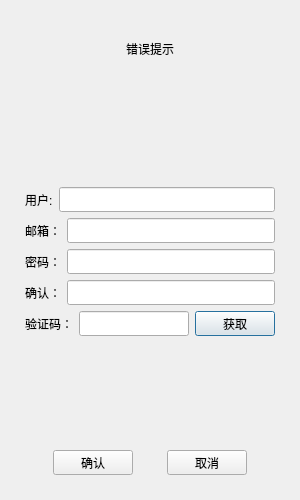
<?xml version="1.0" encoding="UTF-8"?>
<ui version="4.0">
 <class>RegisterDialog</class>
 <widget class="QDialog" name="RegisterDialog">
  <property name="geometry">
   <rect>
    <x>0</x>
    <y>0</y>
    <width>300</width>
    <height>500</height>
   </rect>
  </property>
  <property name="minimumSize">
   <size>
    <width>300</width>
    <height>500</height>
   </size>
  </property>
  <property name="maximumSize">
   <size>
    <width>300</width>
    <height>500</height>
   </size>
  </property>
  <property name="windowTitle">
   <string>Dialog</string>
  </property>
  <layout class="QVBoxLayout" name="verticalLayout_2">
   <item>
    <layout class="QVBoxLayout" name="verticalLayout">
     <property name="spacing">
      <number>7</number>
     </property>
     <property name="leftMargin">
      <number>5</number>
     </property>
     <property name="topMargin">
      <number>5</number>
     </property>
     <property name="rightMargin">
      <number>5</number>
     </property>
     <property name="bottomMargin">
      <number>5</number>
     </property>
     <item>
      <widget class="QStackedWidget" name="stackedWidget">
       <widget class="QWidget" name="page">
        <layout class="QVBoxLayout" name="verticalLayout_3">
         <item>
          <widget class="QWidget" name="widget" native="true">
           <layout class="QVBoxLayout" name="verticalLayout_4">
            <item>
             <widget class="QLabel" name="err_tip">
              <property name="minimumSize">
               <size>
                <width>0</width>
                <height>30</height>
               </size>
              </property>
              <property name="maximumSize">
               <size>
                <width>16777215</width>
                <height>30</height>
               </size>
              </property>
              <property name="text">
               <string>错误提示</string>
              </property>
              <property name="alignment">
               <set>Qt::AlignCenter</set>
              </property>
             </widget>
            </item>
           </layout>
          </widget>
         </item>
         <item>
          <spacer name="verticalSpacer">
           <property name="orientation">
            <enum>Qt::Vertical</enum>
           </property>
           <property name="sizeHint" stdset="0">
            <size>
             <width>20</width>
             <height>40</height>
            </size>
           </property>
          </spacer>
         </item>
         <item>
          <layout class="QHBoxLayout" name="horizontalLayout">
           <item>
            <widget class="QLabel" name="user_label">
             <property name="minimumSize">
              <size>
               <width>0</width>
               <height>25</height>
              </size>
             </property>
             <property name="maximumSize">
              <size>
               <width>16777215</width>
               <height>25</height>
              </size>
             </property>
             <property name="text">
              <string>用户:</string>
             </property>
            </widget>
           </item>
           <item>
            <widget class="QLineEdit" name="user_edit">
             <property name="minimumSize">
              <size>
               <width>0</width>
               <height>25</height>
              </size>
             </property>
             <property name="maximumSize">
              <size>
               <width>16777215</width>
               <height>25</height>
              </size>
             </property>
            </widget>
           </item>
          </layout>
         </item>
         <item>
          <layout class="QHBoxLayout" name="horizontalLayout_2">
           <item>
            <widget class="QLabel" name="email_label">
             <property name="minimumSize">
              <size>
               <width>0</width>
               <height>25</height>
              </size>
             </property>
             <property name="maximumSize">
              <size>
               <width>16777215</width>
               <height>25</height>
              </size>
             </property>
             <property name="text">
              <string>邮箱：</string>
             </property>
            </widget>
           </item>
           <item>
            <widget class="QLineEdit" name="email_edit">
             <property name="minimumSize">
              <size>
               <width>0</width>
               <height>25</height>
              </size>
             </property>
             <property name="maximumSize">
              <size>
               <width>16777215</width>
               <height>25</height>
              </size>
             </property>
            </widget>
           </item>
          </layout>
         </item>
         <item>
          <layout class="QHBoxLayout" name="horizontalLayout_3">
           <item>
            <widget class="QLabel" name="pass_label">
             <property name="minimumSize">
              <size>
               <width>0</width>
               <height>25</height>
              </size>
             </property>
             <property name="maximumSize">
              <size>
               <width>16777215</width>
               <height>25</height>
              </size>
             </property>
             <property name="text">
              <string>密码：</string>
             </property>
            </widget>
           </item>
           <item>
            <widget class="QLineEdit" name="pass_edit">
             <property name="minimumSize">
              <size>
               <width>0</width>
               <height>25</height>
              </size>
             </property>
             <property name="maximumSize">
              <size>
               <width>16777215</width>
               <height>25</height>
              </size>
             </property>
            </widget>
           </item>
          </layout>
         </item>
         <item>
          <layout class="QHBoxLayout" name="horizontalLayout_4">
           <item>
            <widget class="QLabel" name="confirm_label">
             <property name="minimumSize">
              <size>
               <width>0</width>
               <height>25</height>
              </size>
             </property>
             <property name="maximumSize">
              <size>
               <width>16777215</width>
               <height>25</height>
              </size>
             </property>
             <property name="text">
              <string>确认：</string>
             </property>
            </widget>
           </item>
           <item>
            <widget class="QLineEdit" name="confirm_edit">
             <property name="minimumSize">
              <size>
               <width>0</width>
               <height>25</height>
              </size>
             </property>
             <property name="maximumSize">
              <size>
               <width>16777215</width>
               <height>25</height>
              </size>
             </property>
            </widget>
           </item>
          </layout>
         </item>
         <item>
          <layout class="QHBoxLayout" name="horizontalLayout_5">
           <item>
            <widget class="QLabel" name="verify_label">
             <property name="minimumSize">
              <size>
               <width>0</width>
               <height>25</height>
              </size>
             </property>
             <property name="maximumSize">
              <size>
               <width>16777215</width>
               <height>25</height>
              </size>
             </property>
             <property name="text">
              <string>验证码：</string>
             </property>
            </widget>
           </item>
           <item>
            <widget class="QLineEdit" name="verify_edit">
             <property name="minimumSize">
              <size>
               <width>0</width>
               <height>25</height>
              </size>
             </property>
             <property name="maximumSize">
              <size>
               <width>16777215</width>
               <height>25</height>
              </size>
             </property>
            </widget>
           </item>
           <item>
            <widget class="QPushButton" name="get_code">
             <property name="minimumSize">
              <size>
               <width>0</width>
               <height>25</height>
              </size>
             </property>
             <property name="maximumSize">
              <size>
               <width>16777215</width>
               <height>25</height>
              </size>
             </property>
             <property name="text">
              <string>获取</string>
             </property>
            </widget>
           </item>
          </layout>
         </item>
         <item>
          <spacer name="verticalSpacer_2">
           <property name="orientation">
            <enum>Qt::Vertical</enum>
           </property>
           <property name="sizeHint" stdset="0">
            <size>
             <width>20</width>
             <height>40</height>
            </size>
           </property>
          </spacer>
         </item>
         <item>
          <layout class="QHBoxLayout" name="horizontalLayout_6">
           <item>
            <spacer name="horizontalSpacer">
             <property name="orientation">
              <enum>Qt::Horizontal</enum>
             </property>
             <property name="sizeHint" stdset="0">
              <size>
               <width>40</width>
               <height>20</height>
              </size>
             </property>
            </spacer>
           </item>
           <item>
            <widget class="QPushButton" name="confirm_btn">
             <property name="minimumSize">
              <size>
               <width>0</width>
               <height>25</height>
              </size>
             </property>
             <property name="maximumSize">
              <size>
               <width>16777215</width>
               <height>25</height>
              </size>
             </property>
             <property name="text">
              <string>确认</string>
             </property>
            </widget>
           </item>
           <item>
            <spacer name="horizontalSpacer_2">
             <property name="orientation">
              <enum>Qt::Horizontal</enum>
             </property>
             <property name="sizeHint" stdset="0">
              <size>
               <width>40</width>
               <height>20</height>
              </size>
             </property>
            </spacer>
           </item>
           <item>
            <widget class="QPushButton" name="cancel_btn">
             <property name="minimumSize">
              <size>
               <width>0</width>
               <height>25</height>
              </size>
             </property>
             <property name="maximumSize">
              <size>
               <width>16777215</width>
               <height>25</height>
              </size>
             </property>
             <property name="text">
              <string>取消</string>
             </property>
            </widget>
           </item>
           <item>
            <spacer name="horizontalSpacer_3">
             <property name="orientation">
              <enum>Qt::Horizontal</enum>
             </property>
             <property name="sizeHint" stdset="0">
              <size>
               <width>40</width>
               <height>20</height>
              </size>
             </property>
            </spacer>
           </item>
          </layout>
         </item>
        </layout>
       </widget>
       <widget class="QWidget" name="page_2"/>
      </widget>
     </item>
    </layout>
   </item>
  </layout>
 </widget>
 <resources/>
 <connections/>
</ui>
